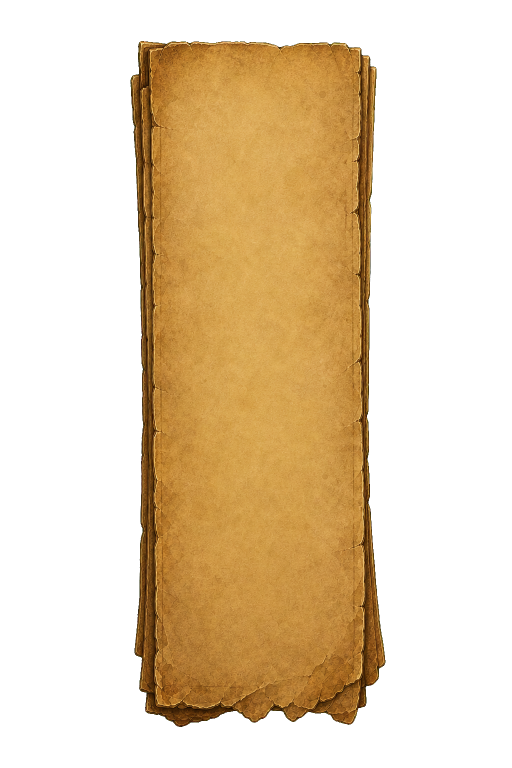
#> input picture assets/source/quests/qt-a1/QuestTrackerPaperShell_Temporary_v1.png, 1024 x 1536 px (shown at 1/2 size)
$ python build_quest_tracker_paper_v1.py
#> lines starting #> are read from the running program, lines starting #| are printed output that depends on the picture; after the words box and inside, x2 and y2 are one past the last pixel; in counts of white or black regions, pixels touching at a corner belong together
#!/usr/bin/env python3
"""Export the temporary accepted tracker paper as one nine-slice runtime atlas."""

from __future__ import annotations

import argparse
import hashlib
import json
from pathlib import Path

from PIL import Image


ROOT = Path(__file__).resolve().parents[1]
SOURCE = (
    ROOT
    / "assets"
    / "source"
    / "quests"
    / "qt-a1"
    / "QuestTrackerPaperShell_Temporary_v1.png"
)
SOURCE_MANIFEST = SOURCE.with_name("QT-A1_SourceManifest_v1.json")
RUNTIME_MANIFEST = SOURCE.with_name("QT-A1_RuntimeManifest_v1.json")
RUNTIME = (
    ROOT
    / "addon"
    / "AzerothExpeditionUI"
    / "Media"
    / "Quests"
    / "QuestTrackerPaperV1.tga"
)
PREVIEW = (
    ROOT
    / "generated"
    / "quests"
    / "QT"
    / "QT-A1"
    / "temporary-runtime"
    / "QuestTrackerPaperV1.atlas.png"
)

EXPECTED_SOURCE_SHA256 = (
    "a9d700cd01f26535ae2035bfa3d8c2cedd7337bfb47d3fa9494ba592d259c59b"
)
EXPECTED_SOURCE_SIZE = (1024, 1536)
EXPECTED_VISIBLE_BBOX = (261, 82, 771, 1454)
RAW_ATTEMPT_SHA256 = (
    "13aefd716b129fd2f6b629147b77c0033b8c9db6e3f3c1d71c2a96d7dd347474"
)
ATLAS_SIZE = (256, 512)
CONTENT_SIZE = (190, 512)
CONTENT_BOX = (0, 0, CONTENT_SIZE[0], CONTENT_SIZE[1])
X_CUTS = (0, 24, 166, 190)
Y_CUTS = (0, 32, 456, 512)
DISPLAY_CAPS = {
    "left": 14,
    "right": 14,
    "top": 12,
    "bottom": 16,
}
RESAMPLE = Image.Resampling.LANCZOS


def sha256(path: Path) -> str:
    digest = hashlib.sha256()
    with path.open("rb") as stream:
        for chunk in iter(lambda: stream.read(1024 * 1024), b""):
            digest.update(chunk)
    return digest.hexdigest()


def display_path(path: Path) -> str:
    return path.resolve().relative_to(ROOT).as_posix()


def alpha_evidence(image: Image.Image) -> dict[str, int]:
    histogram = image.getchannel("A").histogram()
    return {
        "transparent_pixels": histogram[0],
        "partially_transparent_pixels": sum(histogram[1:255]),
        "opaque_pixels": histogram[255],
    }


def visible_bbox(image: Image.Image) -> tuple[int, int, int, int] | None:
    return image.getchannel("A").getbbox()


def green_spill_pixels(image: Image.Image) -> int:
    rgba = image.convert("RGBA")
    pixels = (
        rgba.get_flattened_data()
        if hasattr(rgba, "get_flattened_data")
        else rgba.getdata()
    )
    return sum(
        1
        for red, green, blue, alpha in pixels
        if alpha > 0 and red <= 32 and green >= 224 and blue <= 32
    )


def clear_transparent_rgb(image: Image.Image) -> Image.Image:
    red, green, blue, alpha = image.convert("RGBA").split()
    visible = alpha.point(lambda value: 255 if value else 0)
    zero = Image.new("L", image.size, 0)
    return Image.merge(
        "RGBA",
        (
            Image.composite(red, zero, visible),
            Image.composite(green, zero, visible),
            Image.composite(blue, zero, visible),
            alpha,
        ),
    )


def remove_resample_green_spill(image: Image.Image) -> Image.Image:
    rgba = image.convert("RGBA")
    pixels = (
        list(rgba.get_flattened_data())
        if hasattr(rgba, "get_flattened_data")
        else list(rgba.getdata())
    )
    cleaned = [
        (0, 0, 0, 0)
        if alpha > 0 and red <= 32 and green >= 224 and blue <= 32
        else (red, green, blue, alpha)
        for red, green, blue, alpha in pixels
    ]
    rgba.putdata(cleaned)
    return clear_transparent_rgb(rgba)


def validate_source(path: Path, image: Image.Image) -> None:
    if sha256(path) != EXPECTED_SOURCE_SHA256:
        raise ValueError("QT-A1 source SHA-256 does not match the accepted temporary asset")
    if image.size != EXPECTED_SOURCE_SIZE:
        raise ValueError(
            f"QT-A1 source must be {EXPECTED_SOURCE_SIZE}, got {image.size}"
        )
    if image.mode != "RGBA":
        raise ValueError(f"QT-A1 source must be RGBA, got {image.mode}")
    if visible_bbox(image) != EXPECTED_VISIBLE_BBOX:
        raise ValueError(
            "QT-A1 source visible bbox does not match the reviewed deterministic key"
        )
    if green_spill_pixels(image):
        raise ValueError("QT-A1 source contains visible chroma-key green")


def build_runtime(source: Image.Image) -> tuple[Image.Image, Image.Image]:
    cropped = clear_transparent_rgb(source.crop(EXPECTED_VISIBLE_BBOX))
    scaled = remove_resample_green_spill(
        cropped.resize(CONTENT_SIZE, RESAMPLE)
    )
    atlas = Image.new("RGBA", ATLAS_SIZE, (0, 0, 0, 0))
    atlas.alpha_composite(scaled, (0, 0))
    return scaled, clear_transparent_rgb(atlas)


def slice_contract() -> dict[str, dict[str, object]]:
    names = (
        ("top_left", 0, 0),
        ("top", 1, 0),
        ("top_right", 2, 0),
        ("left", 0, 1),
        ("center", 1, 1),
        ("right", 2, 1),
        ("bottom_left", 0, 2),
        ("bottom", 1, 2),
        ("bottom_right", 2, 2),
    )
    slices: dict[str, dict[str, object]] = {}
    for name, column, row in names:
        box = (
            X_CUTS[column],
            Y_CUTS[row],
            X_CUTS[column + 1],
            Y_CUTS[row + 1],
        )
        slices[name] = {
            "atlas_box_xyxy": list(box),
            "texcoord": {
                "left": box[0] / ATLAS_SIZE[0],
                "right": box[2] / ATLAS_SIZE[0],
                "top": box[1] / ATLAS_SIZE[1],
                "bottom": box[3] / ATLAS_SIZE[1],
            },
        }
    return slices


def tga_descriptor(path: Path) -> int:
    data = path.read_bytes()
    if len(data) < 18:
        raise ValueError("runtime TGA is shorter than its header")
    return data[17]


def parse_args() -> argparse.Namespace:
    parser = argparse.ArgumentParser()
    parser.add_argument("--source", type=Path, default=SOURCE)
    parser.add_argument("--source-manifest", type=Path, default=SOURCE_MANIFEST)
    parser.add_argument("--runtime", type=Path, default=RUNTIME)
    parser.add_argument("--runtime-manifest", type=Path, default=RUNTIME_MANIFEST)
    parser.add_argument("--preview", type=Path, default=PREVIEW)
    return parser.parse_args()


def main() -> None:
    args = parse_args()
    with Image.open(args.source) as opened:
#> opened is the input picture: PIL image 1024x1536 RGBA; mean R, G, B, A 75.9, 55.2, 25.1, 101.8
        source = opened.copy()
    validate_source(args.source, source)
    scaled, atlas = build_runtime(source)
#> in clear_transparent_rgb, `visible = alpha.point(lambda value: 255 if value else 0)`:
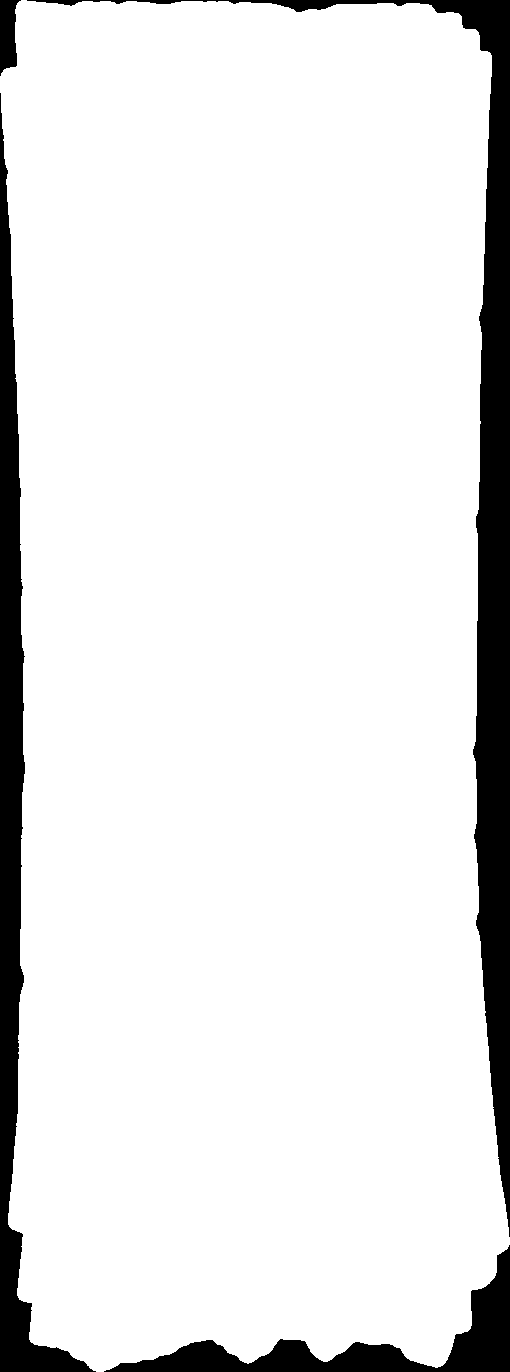
#> visible: PIL image 510x1372 L; 89.8% white; 4 black regions, box (x1, y1, x2, y2) and area: (27, 0, 510, 1237) 34985, (0, 93, 96, 1372) 24022, (104, 1245, 510, 1372) 11022, (0, 0, 21, 76) 1102
#> in clear_transparent_rgb, `zero = Image.new("L", image.size, 0)`: zero: PIL image 510x1372 L; every value is 0
#> in remove_resample_green_spill, `rgba = image.convert("RGBA")`:
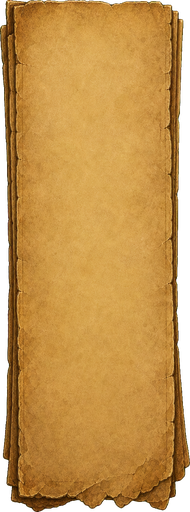
#> rgba: PIL image 190x512 RGBA; mean R, G, B, A 172, 125.2, 56.7, 228.9; transparent parts drawn white
#> in remove_resample_green_spill, `pixels = ( list(rgba.get_flattened_data()) if hasattr(rgba, "get_flatt..`: pixels = 97280 items
#> in clear_transparent_rgb (call 2), `visible = alpha.point(lambda value: 255 if value else 0)`: visible: PIL image 190x512 L; 91.9% white; 28 black regions (23 under 20 px), largest, box (x1, y1, x2, y2) and area: (94, 0, 190, 455) 3945, (0, 62, 34, 512) 2490, (41, 466, 190, 512) 1225, (0, 0, 6, 26) 100, (181, 83, 182, 113) 30
#> in clear_transparent_rgb (call 2), `zero = Image.new("L", image.size, 0)`: zero: PIL image 190x512 L; every value is 0
#> in build_runtime, `atlas = Image.new("RGBA", ATLAS_SIZE, (0, 0, 0, 0))`: atlas: PIL image 256x512 RGBA; every value is 0
#> in build_runtime, `atlas.alpha_composite(scaled, (0, 0))`:
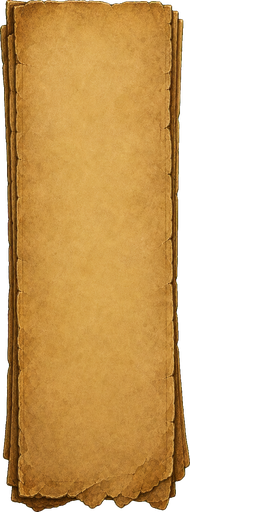
#> atlas: PIL image 256x512 RGBA; mean R, G, B, A 127.7, 92.9, 42, 169.9; transparent parts drawn white
#> in clear_transparent_rgb (call 3), `red, green, blue, alpha = image.convert("RGBA").split()`:
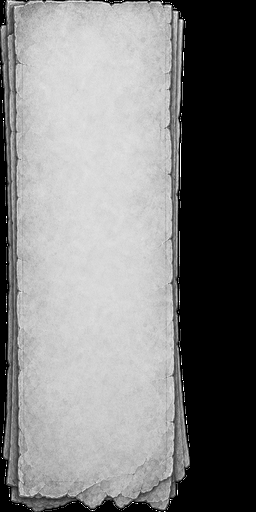
#> red: PIL image 256x512 L; min 0, max 255, mean 127.7
#> in clear_transparent_rgb (call 3), `red, green, blue, alpha = image.convert("RGBA").split()`:
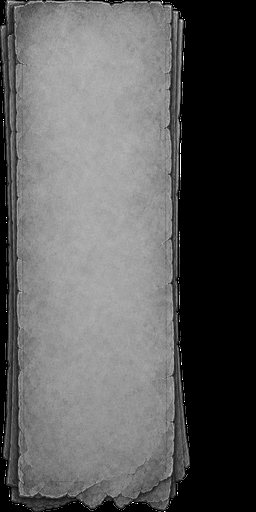
#> green: PIL image 256x512 L; min 0, max 255, mean 92.9
#> in clear_transparent_rgb (call 3), `red, green, blue, alpha = image.convert("RGBA").split()`:
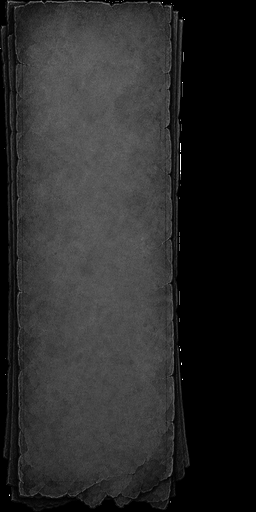
#> blue: PIL image 256x512 L; min 0, max 255, mean 42
#> in clear_transparent_rgb (call 3), `visible = alpha.point(lambda value: 255 if value else 0)`:
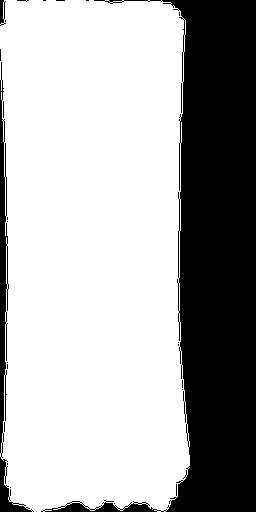
#> visible: PIL image 256x512 L; 68.2% white; 27 black regions (23 under 20 px), largest, box (x1, y1, x2, y2) and area: (41, 0, 256, 512) 38962, (0, 62, 34, 512) 2490, (0, 0, 6, 26) 100, (181, 83, 182, 113) 30
#> in clear_transparent_rgb (call 3), `zero = Image.new("L", image.size, 0)`: zero: PIL image 256x512 L; every value is 0

    args.preview.parent.mkdir(parents=True, exist_ok=True)
    scaled.save(args.preview, format="PNG", optimize=True)
    args.runtime.parent.mkdir(parents=True, exist_ok=True)
    atlas.save(args.runtime, format="TGA")

    source_manifest = {
        "schema_version": 1,
        "batch": "QT-A1",
        "version": "V1-temporary",
        "status": "user-accepted-temporary-contract-exception",
        "source": {
            "file": display_path(args.source),
            "sha256": sha256(args.source),
            "width": source.width,
            "height": source.height,
            "mode": source.mode,
            "visible_bbox_exclusive": list(EXPECTED_VISIBLE_BBOX),
            "visible_green_spill_pixels": green_spill_pixels(source),
            **alpha_evidence(source),
        },
        "provenance": {
            "fixed_executor": "@openai/codex@0.143.0",
            "fixed_child_session": "019fb641-556a-77b0-bd27-e05a629a9fea",
            "raw_attempt": (
                "generated/quests/QT/QT-A1/V1/attempt-04/"
                "qt-a1-field-note-shell-v1.png"
            ),
            "raw_attempt_sha256": RAW_ATTEMPT_SHA256,
            "deterministic_derivation": (
                "review_quest_tracker_candidate_v1.py chroma-key output; "
                "no redraw, crop, scale, or retouch in the tracked source"
            ),
            "decision": (
                "2026-07-31 user paused QT-B1 focus/tracked/complete art and "
                "directed the overhaul to use the large tracker background"
            ),
            "exception": (
                "raw native-green and original bbox gates remain failed; the "
                "accepted temporary source is the reviewed deterministic RGBA key"
            ),
        },
        "dynamic_exclusions": [
            "all quest titles, objectives, levels, percentages and node icons",
            "all hover, tracked and complete overlays from deferred QT-B1",
            "all toolbar Button art from deferred QT-A2",
            "all provider scripts, click regions, tooltips and SavedVariables",
        ],
        "game_validated": False,
    }
#> in alpha_evidence, `histogram = image.getchannel("A").histogram()`: histogram = 256 values, max 944275 at index 0, min 0 at index 1, mean 6144
    args.source_manifest.parent.mkdir(parents=True, exist_ok=True)
    args.source_manifest.write_text(
        json.dumps(source_manifest, ensure_ascii=False, indent=2) + "\n",
        encoding="utf-8",
    )

    descriptor = tga_descriptor(args.runtime)
    runtime_manifest = {
        "schema_version": 1,
        "batch": "QT-A1",
        "version": "V1-temporary",
        "runtime_contract": "1.0",
        "status": "runtime-exported-temporary",
        "source": source_manifest["source"],
        "transform": {
            "operation": (
                "crop reviewed Alpha bbox, aspect-preserving resize to 190x512, "
                "remove two resampling-only bright-green edge pixels, then "
                "transparent right padding into 256x512 atlas"
            ),
            "resample": "Pillow Image.Resampling.LANCZOS",
            "crop_xyxy": list(EXPECTED_VISIBLE_BBOX),
            "display_content_size": list(CONTENT_SIZE),
            "atlas_size": list(ATLAS_SIZE),
            "content_box_xyxy": list(CONTENT_BOX),
            "rotation": None,
            "mirror": False,
            "retouch": False,
        },
        "nine_slice": {
            "display_caps": DISPLAY_CAPS,
            "minimum_frame_size": [
                DISPLAY_CAPS["left"] + DISPLAY_CAPS["right"] + 1,
                DISPLAY_CAPS["top"] + DISPLAY_CAPS["bottom"] + 1,
            ],
            "slices": slice_contract(),
        },
        "preview": {
            "file": display_path(args.preview),
            "sha256": sha256(args.preview),
            "width": scaled.width,
            "height": scaled.height,
            "mode": scaled.mode,
            "visible_bbox_exclusive": list(visible_bbox(scaled) or ()),
            "visible_green_spill_pixels": green_spill_pixels(scaled),
            **alpha_evidence(scaled),
        },
        "runtime": {
            "file": display_path(args.runtime),
            "sha256": sha256(args.runtime),
            "width": atlas.width,
            "height": atlas.height,
            "mode": atlas.mode,
            "tga_descriptor": descriptor,
            "tga_top_origin": bool(descriptor & 0x20),
            "visible_bbox_exclusive": list(visible_bbox(atlas) or ()),
            "visible_green_spill_pixels": green_spill_pixels(atlas),
            **alpha_evidence(atlas),
        },
        "frame_contract": {
            "object": "pfQuestMapTracker",
            "provider_width": "dynamic 130..330 UI px",
            "provider_height": "dynamic panel plus entry content",
            "ownership": (
                "one non-interactive nine-slice paper background behind the "
                "provider's live toolbar, entries and text"
            ),
            "row_overlays": "none; QT-B1 is scope-deferred",
            "toolbar_art": "provider fallback; QT-A2 is scope-deferred",
            "display_region_conformance": {
                "status": "display-region-blocked",
                "contract": (
                    "tools/specs/quest_tracker_display_region_v1.json"
                ),
                "first_failure": "FRAME_BELOW_NINE_SLICE_MINIMUM",
                "notes": [
                    (
                        "the provider empty height is 16px, below the declared "
                        "29px nine-slice minimum"
                    ),
                    (
                        "live outer toolbar icons, entry node icons, right text "
                        "edge, and final content intersect decorative caps"
                    ),
                    (
                        "trackerfontsize and per-quest objective count have no "
                        "frozen supported bounds"
                    ),
                ],
            },
        },
        "implementation": {
            "exporter": "tools/build_quest_tracker_paper_v1.py",
            "adapter": "addon/AzerothExpeditionUI/Modules/Quests.lua",
            "imagegen_calls": 0,
            "game_validated": False,
        },
    }
    args.runtime_manifest.write_text(
        json.dumps(runtime_manifest, ensure_ascii=False, indent=2) + "\n",
        encoding="utf-8",
    )
    print(json.dumps(runtime_manifest, ensure_ascii=False))
#> (printed output is left out)


if __name__ == "__main__":
    main()
